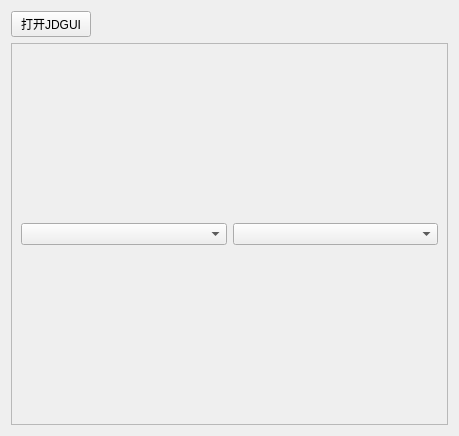
<?xml version="1.0" encoding="UTF-8"?>
<ui version="4.0">
 <class>contentInfoPage</class>
 <widget class="QWidget" name="contentInfoPage">
  <property name="geometry">
   <rect>
    <x>0</x>
    <y>0</y>
    <width>459</width>
    <height>436</height>
   </rect>
  </property>
  <property name="windowTitle">
   <string>Form</string>
  </property>
  <layout class="QVBoxLayout" name="verticalLayout">
   <item>
    <layout class="QHBoxLayout" name="horizontalLayout_2">
     <item>
      <widget class="QPushButton" name="openJdGui">
       <property name="text">
        <string>打开JDGUI</string>
       </property>
      </widget>
     </item>
     <item>
      <spacer name="horizontalSpacer">
       <property name="orientation">
        <enum>Qt::Horizontal</enum>
       </property>
       <property name="sizeHint" stdset="0">
        <size>
         <width>40</width>
         <height>20</height>
        </size>
       </property>
      </spacer>
     </item>
    </layout>
   </item>
   <item>
    <widget class="QFrame" name="smaliInfoPanel">
     <property name="frameShape">
      <enum>QFrame::StyledPanel</enum>
     </property>
     <property name="frameShadow">
      <enum>QFrame::Raised</enum>
     </property>
     <layout class="QHBoxLayout" name="horizontalLayout">
      <item>
       <widget class="QComboBox" name="simlarCombox"/>
      </item>
      <item>
       <widget class="QComboBox" name="funcCombox"/>
      </item>
     </layout>
    </widget>
   </item>
  </layout>
 </widget>
 <resources/>
 <connections/>
</ui>
